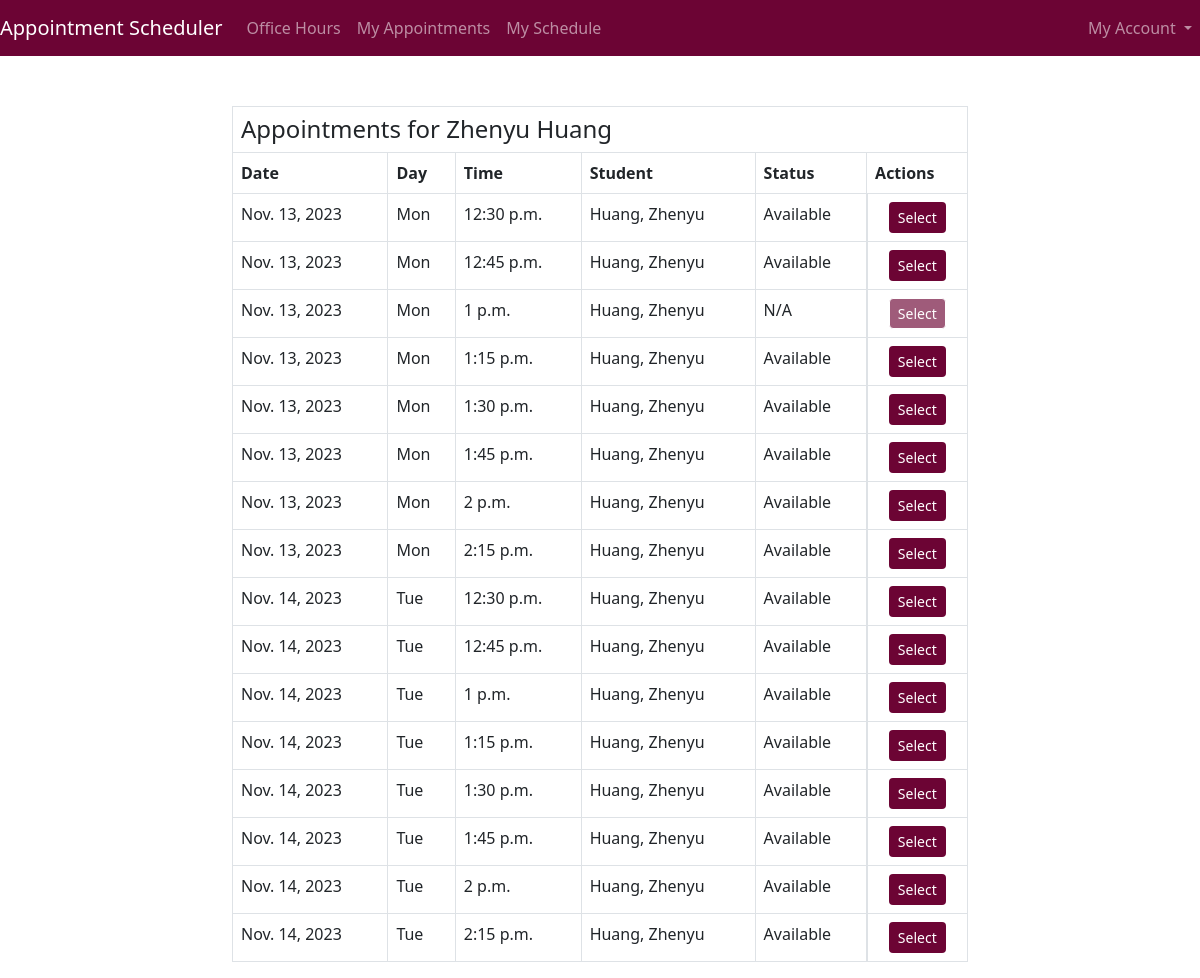
The page /viewappointments/huang1z/ (signed in) on the database as committed earlier.
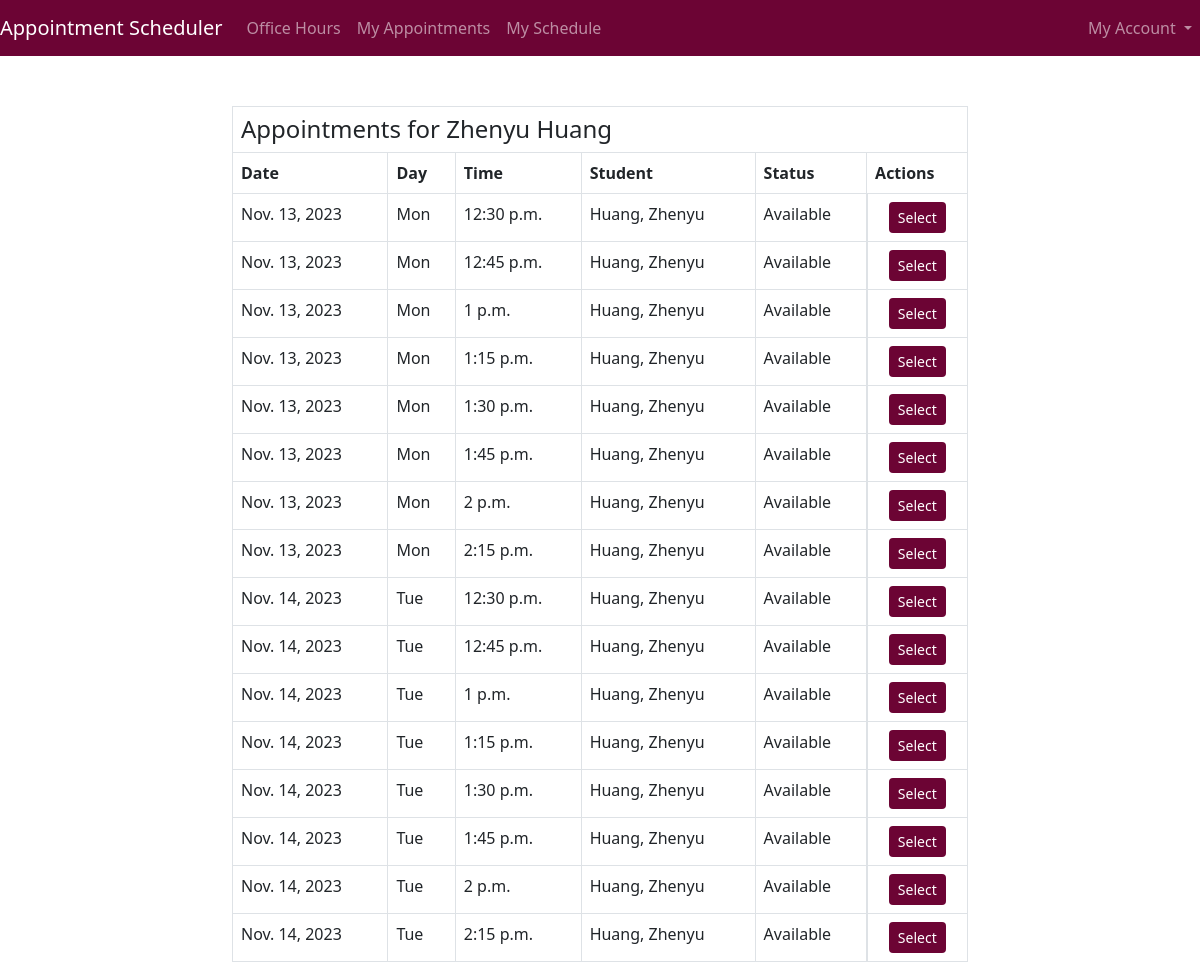
The same page on the database as committed later.
### Professor/models.py (models this page shows, shortened)
class Appointment(models.Model):
    AppointmentId=models.UUIDField(default=uuid.uuid4,unique=True,primary_key=True,blank=False,null=False,editable=False)
    Professor=models.ForeignKey(Professor,blank=True,null=True,on_delete=models.CASCADE)
    Date=models.DateField()
    Day=models.CharField(max_length=10,null=True)
    Time=models.TimeField()
    Student=models.ForeignKey(Student,blank=True,null=True,on_delete=models.SET_NULL)
    Confirmed=models.BooleanField()
    created_on = models.DateTimeField(default=timezone.now)
    created_by = models.CharField(max_length=100, blank=True, null=True)
    updated_on = models.DateTimeField(auto_now=True)
    updated_by = models.CharField(max_length=100, blank=True, null=True)
    class Meta:
        verbose_name_plural="Appointments"
        ordering = ['Date','Time','Professor','Day']

class Professor(models.Model):
    user=models.OneToOneField(User,on_delete=models.CASCADE,primary_key=True)
    First_Name=models.CharField(max_length=100,null=True,blank=True)
    Last_Name=models.CharField(max_length=100,null=True,blank=True)
    Department_id=models.ForeignKey(Department,on_delete=models.SET_NULL,null=True,blank=True)
    Phone=models.BigIntegerField(null=True,blank=True)
    Email=models.EmailField(max_length=100,null=True,blank=False)
    Office=models.CharField(max_length=1000,null=True,blank=True)
    created_on = models.DateTimeField(default=timezone.now)
    created_by = models.CharField(max_length=100, blank=True, null=True)
    updated_on = models.DateTimeField(auto_now=True)
    updated_by = models.CharField(max_length=100, blank=True, null=True)
    class Meta:
        verbose_name_plural='Professors'
        ordering=['Last_Name']
    def __str__(self):
        return f'{self.Last_Name}, {self.First_Name}'

### Student/views.py (the view)
# urls.py: path('viewappointments/<str:pk>/',views.ViewAppointments,name='viewappointments'),
@login_required(login_url='login')
def ViewAppointments(request,pk):
    user=User.objects.get(username=pk)
    professor=Professor.objects.get(user=user)
    appointments=Appointment.objects.filter(Professor=professor)
    context={'appointments':appointments,'professor':professor}
    return render(request,'students/viewappointments.html',context)

### Professor/context_processors.py (called while the page is built)
def user_role(request):
    is_student = False
    is_professor = False
    if request.user.is_authenticated:
        user = request.user
        if Student.objects.filter(user=user).exists():
            is_student=True
        else:
            is_professor = True
    return {
        'is_student': is_student,
        'is_professor': is_professor,
    }

### templates/students/viewappointments.html
{% extends 'main.html' %}
{% block content %}
<div class="container">
  <div class="row justify-content-center" style="margin-top: 50px;">
    <div class="col-md-8">
      <div class="card-body">
        <table class="table table-bordered table-hover">
          <thead>
            <tr>
              <th colspan="6" style="text-align: left;">
                <h2 style="font-size: 24px; margin: 0; display: inline;">Appointments for {{professor.First_Name}} {{professor.Last_Name}}</h2>
              </th>
            </tr>
            <tr>
                <th scope="col">Date</th>
                <th scope="col">Day</th>
                <th scope="col">Time</th>
                <th scope="col">Student</th>
                <th scope="col">Status</th>
                <th scope="col">Actions</th>
              </tr>
          </thead>
          <tbody>
            {% for appointment in appointments %}
            <tr>
                <td>{{ appointment.Date }}</td>
                <td>{{ appointment.Day }}</td>
                <td>{{ appointment.Time }}</td>
                <td>{{ appointment.Professor }}</td>
                <td>
                  {% if appointment.Confirmed %}
                      N/A
                  {% else %}
                      Available
                  {% endif %}
              </td>
                <td class="d-flex justify-content-center">
                    {% if appointment.Confirmed %}
                        <a href="">
                            <button class="btn btn-sm" style="background-color: #6c0434; color: white;" disabled>Select</button>
                        </a>
                    {% else %}
                        <a href="">
                            <button class="btn btn-sm" style="background-color: #6c0434; color: white;">Select</button>
                        </a>
                    {% endif %}
                </td>
            </tr>
            {% endfor %}
        </tbody>
        </table>
      </div>
    </div>
  </div>
</div>
{% endblock content %}

Rows that differ between the two databases and show on the page:
changed Appointment (number 3 of 16 on the later page): Confirmed "N/A" → "Available"
